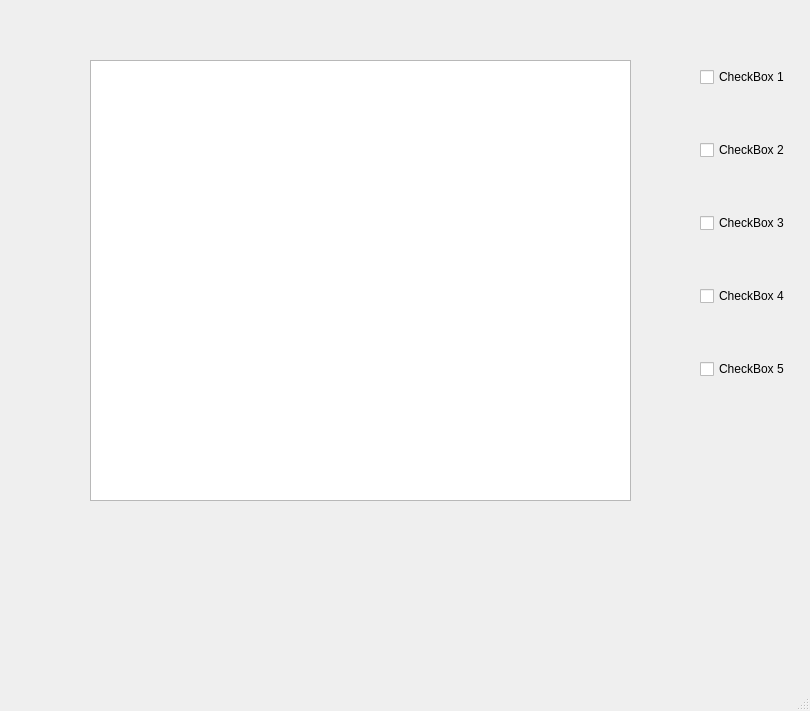
<?xml version="1.0" encoding="UTF-8"?>
<ui version="4.0">
 <class>MainWindow</class>
 <widget class="QMainWindow" name="MainWindow">
  <property name="geometry">
   <rect>
    <x>0</x>
    <y>0</y>
    <width>810</width>
    <height>711</height>
   </rect>
  </property>
  <property name="minimumSize">
   <size>
    <width>80</width>
    <height>80</height>
   </size>
  </property>
  <property name="windowTitle">
   <string>MainWindow</string>
  </property>
  <widget class="QWidget" name="centralwidget">
   <widget class="QWidget" name="layoutWidget">
    <property name="geometry">
     <rect>
      <x>700</x>
      <y>20</y>
      <width>102</width>
      <height>411</height>
     </rect>
    </property>
    <layout class="QVBoxLayout" name="checkboxes">
     <item>
      <widget class="QCheckBox" name="checkBox1">
       <property name="text">
        <string>CheckBox 1</string>
       </property>
      </widget>
     </item>
     <item>
      <widget class="QCheckBox" name="checkBox2">
       <property name="text">
        <string>CheckBox 2</string>
       </property>
      </widget>
     </item>
     <item>
      <widget class="QCheckBox" name="checkBox3">
       <property name="text">
        <string>CheckBox 3</string>
       </property>
      </widget>
     </item>
     <item>
      <widget class="QCheckBox" name="checkBox4">
       <property name="text">
        <string>CheckBox 4</string>
       </property>
      </widget>
     </item>
     <item>
      <widget class="QCheckBox" name="checkBox5">
       <property name="text">
        <string>CheckBox 5</string>
       </property>
      </widget>
     </item>
    </layout>
   </widget>
   <widget class="QGraphicsView" name="mywidget">
    <property name="geometry">
     <rect>
      <x>90</x>
      <y>60</y>
      <width>541</width>
      <height>441</height>
     </rect>
    </property>
   </widget>
  </widget>
  <widget class="QMenuBar" name="menubar">
   <property name="geometry">
    <rect>
     <x>0</x>
     <y>0</y>
     <width>810</width>
     <height>30</height>
    </rect>
   </property>
  </widget>
  <widget class="QStatusBar" name="statusbar"/>
 </widget>
 <resources/>
 <connections/>
</ui>
